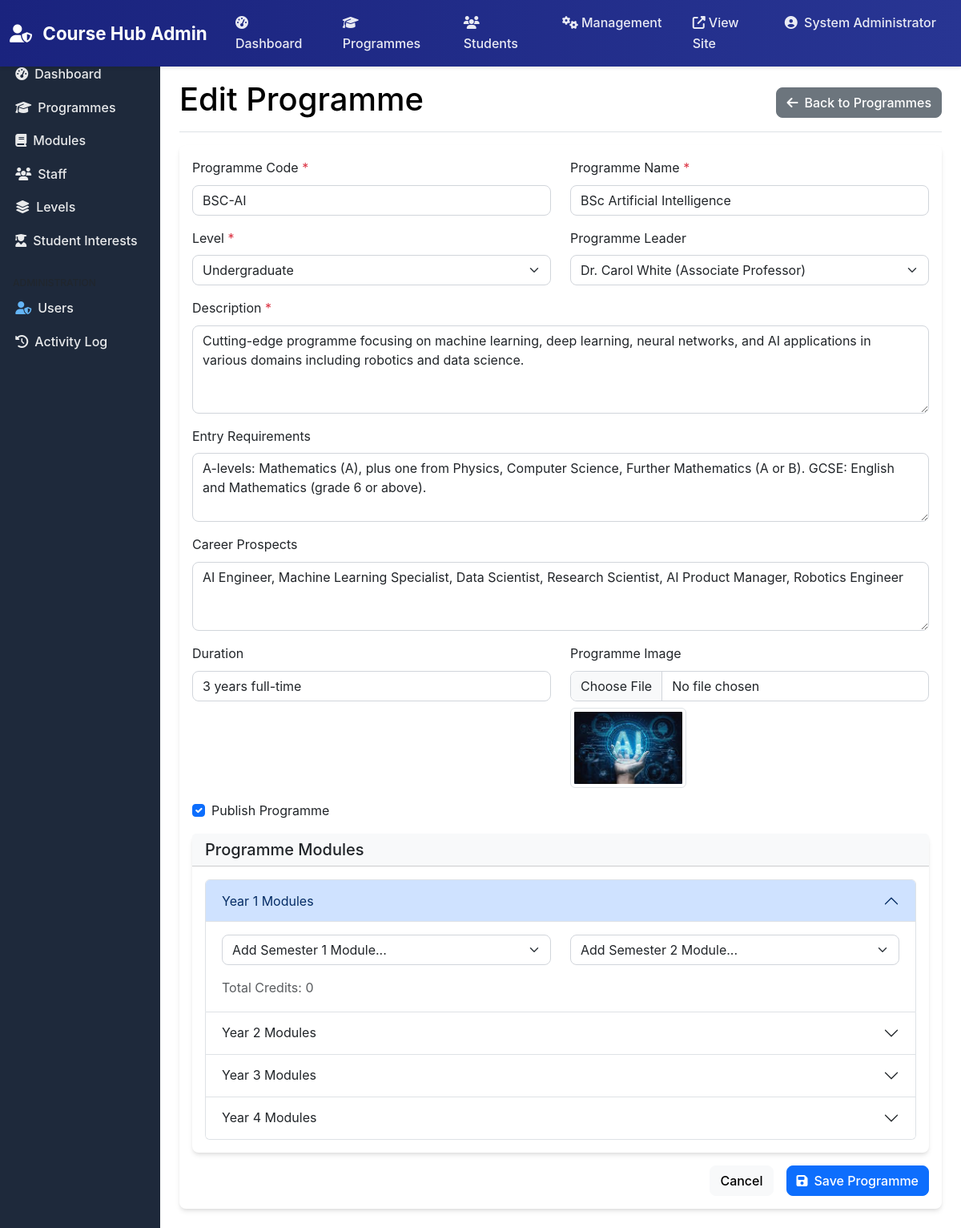
Page /admin/programme_form.php?id=3 (signed in) on the committed database.
### tables this page shows
CREATE TABLE `programmes` (
  `ProgrammeID` int(11) NOT NULL,
  `ProgrammeCode` varchar(20) NOT NULL,
  `ProgrammeName` varchar(200) NOT NULL,
  `LevelID` int(11) NOT NULL,
  `ProgrammeLeaderID` int(11) DEFAULT NULL,
  `Description` text DEFAULT NULL,
  `EntryRequirements` text DEFAULT NULL,
  `CareerProspects` text DEFAULT NULL,
  `Duration` varchar(50) DEFAULT NULL,
  `Image` varchar(255) DEFAULT NULL,
  `IsPublished` tinyint(1) DEFAULT 0,
  `IsActive` tinyint(1) DEFAULT 1,
  `CreatedAt` timestamp NOT NULL DEFAULT current_timestamp(),
  `UpdatedAt` timestamp NOT NULL DEFAULT current_timestamp() ON UPDATE current_timestamp()
);

### admin/programme_form.php (the view, shortened to what the rows shown need)
<?php
require_once '../config/config.php';
$programmeId = isset($_GET['id']) ? (int)$_GET['id'] : 0;
$isEditing = $programmeId > 0;
$programmeData = null;
if ($isEditing) {
    $programmeData = $programme->getProgrammeById($programmeId);
}
?>
<!DOCTYPE html>
<html lang="en">
<head>
    <link href="https://cdn.jsdelivr.net/npm/bootstrap@5.3.0/dist/css/bootstrap.min.css" rel="stylesheet">
    <link href="https://cdnjs.cloudflare.com/ajax/libs/font-awesome/6.4.0/css/all.min.css" rel="stylesheet">
    <link href="../assets/css/style.css" rel="stylesheet">
</head>
<body>
    <div class="container-fluid">
        <div class="row">
            <main class="col-md-9 ms-sm-auto col-lg-10 px-md-4 py-4">
                <div class="d-flex justify-content-between flex-wrap flex-md-nowrap align-items-center pb-2 mb-3 border-bottom">
                    <h1 class="text-black"><?php echo $isEditing ? 'Edit' : 'Add'; ?> Programme</h1>
                </div>
                <div class="card">
                    <div class="card-body">
                        <form action="<?php echo $_SERVER['PHP_SELF'] . ($isEditing ? "?id=$programmeId" : ''); ?>"
                              method="POST"
                              enctype="multipart/form-data"
                              class="needs-validation"
                              novalidate>
                            <div class="row mb-3">
                                <div class="col-md-6">
                                    <label for="code" class="form-label">Programme Code <span class="text-danger">*</span></label>
                                    <input type="text"
                                           class="form-control"
                                           id="code"
                                           name="code"
                                           value="<?php echo htmlspecialchars($programmeData['ProgrammeCode'] ?? ''); ?>"
                                           required>
                                </div>
                                <div class="col-md-6">
                                    <label for="name" class="form-label">Programme Name <span class="text-danger">*</span></label>
                                    <input type="text"
                                           class="form-control"
                                           id="name"
                                           name="name"
                                           value="<?php echo htmlspecialchars($programmeData['ProgrammeName'] ?? ''); ?>"
                                           required>
                                </div>
                            </div>
                            <div class="mb-3">
                                <label for="description" class="form-label">Description <span class="text-danger">*</span></label>
                                <textarea class="form-control"
                                          id="description"
                                          name="description"
                                          rows="4"
                                          required><?php echo htmlspecialchars($programmeData['Description'] ?? ''); ?></textarea>
                            </div>
                            <div class="mb-3">
                                <label for="entry_requirements" class="form-label">Entry Requirements</label>
                                <textarea class="form-control"
                                          id="entry_requirements"
                                          name="entry_requirements"
                                          rows="3"><?php echo htmlspecialchars($programmeData['EntryRequirements'] ?? ''); ?></textarea>
                            </div>
                            <div class="mb-3">
                                <label for="career_prospects" class="form-label">Career Prospects</label>
                                <textarea class="form-control"
                                          id="career_prospects"
                                          name="career_prospects"
                                          rows="3"><?php echo htmlspecialchars($programmeData['CareerProspects'] ?? ''); ?></textarea>
                            </div>
                            <div class="row mb-3">
                                <div class="col-md-6">
                                    <label for="duration" class="form-label">Duration</label>
                                    <input type="text"
                                           class="form-control"
                                           id="duration"
                                           name="duration"
                                           value="<?php echo htmlspecialchars($programmeData['Duration'] ?? ''); ?>"
                                           placeholder="e.g., 3 years full-time">
                                </div>
                                <div class="col-md-6">
                                    <?php if (isset($programmeData['Image']) && $programmeData['Image']): ?>
                                        <div class="mt-2">
                                            <img src="../<?php echo htmlspecialchars($programmeData['Image']); ?>"
                                                 alt="Current programme image"
                                                 class="img-thumbnail"
                                                 style="max-height: 100px;">
                                        </div>
                                    <?php endif; ?>
                                </div>
                            </div>
                            <div class="mb-3">
                                <div class="form-check">
                                    <input type="checkbox"
                                           class="form-check-input"
                                           id="is_published"
                                           name="is_published"
                                           <?php echo ($programmeData['IsPublished'] ?? false) ? 'checked' : ''; ?>>
                                    <label class="form-check-label" for="is_published">
                                        Publish Programme
                                    </label>
                                </div>
                            </div>
                            <div class="card mb-3">
                                <div class="card-body">
                                    <?php
                                    $years = range(1, 4);
                                    ?>
                                    <div class="accordion" id="modulesAccordion">
                                        <?php foreach ($years as $year): ?>
                                            <div class="accordion-item">
                                                <h2 class="accordion-header">
                                                    <button class="accordion-button <?php echo $year > 1 ? 'collapsed' : ''; ?>"
                                                            type="button"
                                                            data-bs-toggle="collapse"
                                                            data-bs-target="#year<?php echo $year; ?>Modules">
                                                        Year <?php echo $year; ?> Modules
                                                    </button>
                                                </h2>
                                            </div>
                                        <?php endforeach; ?>
                                    </div>
                                </div>
                            </div>
                        </form>
                    </div>
                </div>
            </main>
        </div>
    </div>
</body>
</html>

### rows in the picture
programmes: code "BSC-AI", name "BSc Artificial Intelligence", description "Cutting-edge programme focusing on machine learning, deep learning, neural networks, and AI applications in various domains including robotics and data science.", entry_requirements "A-levels: Mathematics (A), plus one from Physics, Computer Science, Further Mathematics (A or B). GCSE: English and Mathematics (grade 6 or above).", career_prospects "AI Engineer, Machine Learning Specialist, Data Scientist, Research Scientist, AI Product Manager, Robotics Engineer", duration "3 years full-time", Image (picture), IsPublished "☑"

### other values in the picture
SITE_NAME "Course Hub"
$_SESSION['user_name'] "System Administrator"
$year "1"
$year "2"
$year "3"
$year "4"
form field level_id "Undergraduate"
form field leader_id "Dr. Carol White (Associate Professor)"
